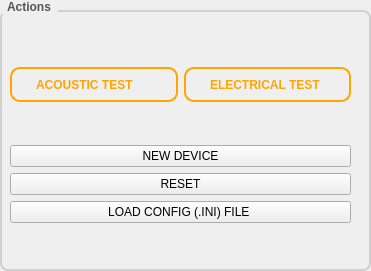
             <widget class="QGroupBox" name="groupBox_2">
              <property name="geometry">
               <rect>
                <x>1310</x>
                <y>540</y>
                <width>371</width>
                <height>271</height>
               </rect>
              </property>
              <property name="sizePolicy">
               <sizepolicy hsizetype="Preferred" vsizetype="Preferred">
                <horstretch>0</horstretch>
                <verstretch>0</verstretch>
               </sizepolicy>
              </property>
              <property name="styleSheet">
               <string notr="true">QGroupBox {
    border: 2px solid #D0D0D0;  /* light gray border */
    border-radius: 8px;
    margin-top: 10px;
    font-weight: bold;
    color: #555;
    padding: 10px;
}
QGroupBox::title {
    subcontrol-origin: margin;
    subcontrol-position: top left;
    padding: 0 5px;
}
</string>
              </property>
              <property name="title">
               <string>Actions</string>
              </property>
              <widget class="QWidget" name="horizontalLayoutWidget">
               <property name="geometry">
                <rect>
                 <x>10</x>
                 <y>30</y>
                 <width>341</width>
                 <height>231</height>
                </rect>
               </property>
               <layout class="QVBoxLayout" name="verticalLayout_3">
                <item>
                 <layout class="QHBoxLayout" name="horizontalLayout_9">
                  <property name="spacing">
                   <number>6</number>
                  </property>
                  <item>
                   <widget class="QRadioButton" name="radioAcoustic">
                    <property name="styleSheet">
                     <string notr="true">/* Hide the default radio circle */
QRadioButton::indicator {
    width: 0;
    height: 0;
}

/* Base style */
QRadioButton {
    padding: 8px 18px;
    border-radius: 10px;
    border: 2px solid #FFA500;
    background-color: transparent;
    color: #FFA500;
    font-weight: bold;
    min-width: 110px;
    text-align: center;
}

/* Hover effect */
QRadioButton:hover {
    background-color: rgba(255, 165, 0, 0.15);
}

/* Checked = Electrical (Orange) */
QRadioButton#radioElectrical:checked {
    background-color: #FFA500;
    color: white;
    border: 2px solid #FFA500;
}

/* Checked = Acoustic (Green) */
QRadioButton#radioAcoustic:checked {
    background-color: #10B981;
    color: white;
    border: 2px solid #10B981;
}
</string>
                    </property>
                    <property name="text">
                     <string>ACOUSTIC TEST  </string>
                    </property>
                   </widget>
                  </item>
                  <item>
                   <widget class="QRadioButton" name="radioElectrical">
                    <property name="styleSheet">
                     <string notr="true">/* Hide the default radio circle */
QRadioButton::indicator {
    width: 0;
    height: 0;
}

/* Base style */
QRadioButton {
    padding: 8px 18px;
    border-radius: 10px;
    border: 2px solid #FFA500;
    background-color: transparent;
    color: #FFA500;
    font-weight: bold;
    min-width: 110px;
    text-align: center;
}

/* Hover effect */
QRadioButton:hover {
    background-color: rgba(255, 165, 0, 0.15);
}

/* Checked = Electrical (Orange) */
QRadioButton#radioElectrical:checked {
    background-color: #FFA500;
    color: white;
    border: 2px solid #FFA500;
}

/* Checked = Acoustic (Green) */
QRadioButton#radioAcoustic:checked {
    background-color: #10B981;
    color: white;
    border: 2px solid #10B981;
}
</string>
                    </property>
                    <property name="text">
                     <string>ELECTRICAL TEST</string>
                    </property>
                   </widget>
                  </item>
                 </layout>
                </item>
                <item>
                 <layout class="QVBoxLayout" name="verticalLayout_6">
                  <property name="spacing">
                   <number>6</number>
                  </property>
                  <item>
                   <widget class="QPushButton" name="newdevice2">
                    <property name="text">
                     <string>NEW DEVICE</string>
                    </property>
                   </widget>
                  </item>
                  <item>
                   <widget class="QPushButton" name="reset_pushButton">
                    <property name="styleSheet">
                     <string notr="true"/>
                    </property>
                    <property name="text">
                     <string>RESET</string>
                    </property>
                   </widget>
                  </item>
                  <item>
                   <widget class="QPushButton" name="new_file_ini">
                    <property name="text">
                     <string>LOAD CONFIG (.INI) FILE </string>
                    </property>
                   </widget>
                  </item>
                 </layout>
                </item>
               </layout>
              </widget>
             </widget>
